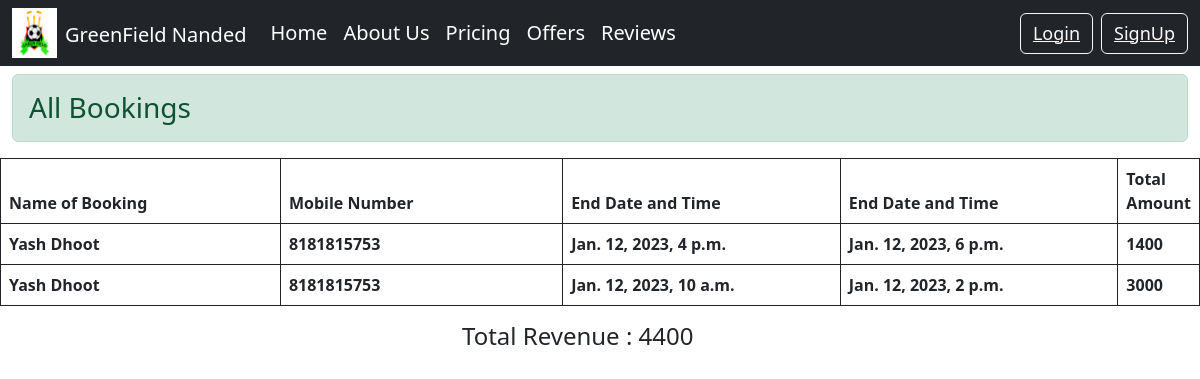
/all_bookings, run on the app's committed database.
### account/models.py (models this page shows, shortened)
class Slot_booking(models.Model):
    phone = models.CharField(max_length=10)
    name = models.CharField(max_length=50)
    start_time = models.DateTimeField()
    end_time = models.DateTimeField()
    total = models.IntegerField()

### account/views.py (the view)
# urls.py: path('all_bookings',views.all_bookings, name='all_bookings'),
def all_bookings(request):
    all_bookings = Slot_booking.objects.all().order_by('-start_time')
    context = {}
    total_income = 0
    context['all_booking'] = all_bookings
    for i in all_bookings :
        total_income += i.total
    context['income'] = total_income
    return render(request,'all_bookings.html',context)

### templates/all_bookings.html (shortened to what this page needs)
{% extends 'base.html' %}
{% block body %}
<div class="container-fluid">
    <div class='row'>
        <div class='col-md-12 mt-2' >
            <h3 class = 'alert alert-success'>All Bookings</h3>
        </div>
        <table class="table table-bordered border-dark">
            <thead>
                <tr>
                    <th class="col-md-3"><b>Name of Booking</b></th>
                    <th class="col-md-3"><b>Mobile Number</b></th>
                    <th class="col-md-3"><b>End Date and Time</b></th>
                    <th class="col-md-3"><b>End Date and Time</b></th>
                    <th class="col-md-3"><b>Total Amount</b></th>
                </tr>
            </thead>
            <tbody>
                {% for b in all_booking %}
                <tr>
                    <td><b>{{b.name}}</b></td>
                    <td><b>{{b.phone}}</b></td>
                    <td><b>{{b.start_time}}</b></td>
                    <td><b>{{b.end_time}}</b></td>
                    <td><b>{{b.total}}</b></td>
                </tr>
                {% endfor %}
            </tbody>
        </table>
        <div class="container col-md-3">
            <h4>Total Revenue : {{income}}</h4>
        </div>
    </div>
</div>
{% endblock body %}

### templates/base.html (shortened to what this page needs)
<!doctype html>
<html lang="en">
  <head>
    <link href="https://cdn.jsdelivr.net/npm/bootstrap@5.2.2/dist/css/bootstrap.min.css" rel="stylesheet">
  </head>
  <body>
    <nav class="navbar navbar-expand-lg navbar-dark bg-dark">
        <div class="container-fluid">
            {% load static %} <img src="{% static 'logo.jpg' %}" alt="Logo" width="45" height="50" class="d-inline-block align-text-top me-md-2">
            <div class = 'nav-logo'>
                <a class="navbar-brand" href="/">GreenField Nanded</a>
            </div>
          <div class="collapse navbar-collapse" id="navbarSupportedContent">
            <ul class="navbar-nav me-auto mb-2 mb-lg-0">
              <li class="nav-item">
                <a class="nav-link active" aria-current="page" href="/">Home</a>
              </li>
              <li class="nav-item">
                <a class="nav-link active" href="/about_us">About Us</a>
              </li>
              <li class="nav-item">
                <a class="nav-link active" href="/pricing">Pricing</a>
              </li>
              <li class="nav-item">
                <a class="nav-link active" href="/equipment">Offers</a>
              </li>
              <li class="nav-item">
                <a class="nav-link active" href="/ratings">Reviews</a>
              </li>
            </ul>
            {% if user.is_authenticated %}
            <div class="nav-button">
              <button type="submit" class="btn btn-outline-light me-md-2"><a href='/Logout'>Logout</a></button>
              {% else %}
              <button type="button" class="btn btn-outline-light me-md-2"><a class="nav-button active" href="/Login">Login</a></button>
              <button type="button" class="btn btn-outline-light"><a class="nav-button active" href="/SignUp">SignUp</a></button>
              {% endif %}
            </div>
          </div>
      </nav>
{% block body %}{% endblock body %}
  </body>
</html>

### templates/base.html (style rules this page uses)
* { text-decoration:none; }
.nav-logo { font-size : 25px; }
.nav-link { font-size : 20px; }
.nav-button { color : snow; font-size : 18px; }

### data on the page
Slot_booking: name "Yash Dhoot", phone "8181815753", start_time "Jan. 12, 2023, 4 p.m.", end_time "Jan. 12, 2023, 6 p.m.", total "1400"
Slot_booking: name "Yash Dhoot", phone "8181815753", start_time "Jan. 12, 2023, 10 a.m.", end_time "Jan. 12, 2023, 2 p.m.", total "3000"

### other printed values
{{ income }} "4400"
